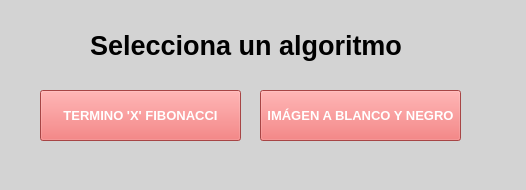
<?xml version="1.0" encoding="UTF-8"?>
<ui version="4.0">
 <class>MainWindow</class>
 <widget class="QMainWindow" name="MainWindow">
  <property name="geometry">
   <rect>
    <x>0</x>
    <y>0</y>
    <width>526</width>
    <height>190</height>
   </rect>
  </property>
  <property name="palette">
   <palette>
    <active>
     <colorrole role="Button">
      <brush brushstyle="SolidPattern">
       <color alpha="255">
        <red>211</red>
        <green>211</green>
        <blue>211</blue>
       </color>
      </brush>
     </colorrole>
     <colorrole role="Base">
      <brush brushstyle="SolidPattern">
       <color alpha="255">
        <red>211</red>
        <green>211</green>
        <blue>211</blue>
       </color>
      </brush>
     </colorrole>
     <colorrole role="Window">
      <brush brushstyle="SolidPattern">
       <color alpha="255">
        <red>211</red>
        <green>211</green>
        <blue>211</blue>
       </color>
      </brush>
     </colorrole>
    </active>
    <inactive>
     <colorrole role="Button">
      <brush brushstyle="SolidPattern">
       <color alpha="255">
        <red>211</red>
        <green>211</green>
        <blue>211</blue>
       </color>
      </brush>
     </colorrole>
     <colorrole role="Base">
      <brush brushstyle="SolidPattern">
       <color alpha="255">
        <red>211</red>
        <green>211</green>
        <blue>211</blue>
       </color>
      </brush>
     </colorrole>
     <colorrole role="Window">
      <brush brushstyle="SolidPattern">
       <color alpha="255">
        <red>211</red>
        <green>211</green>
        <blue>211</blue>
       </color>
      </brush>
     </colorrole>
    </inactive>
    <disabled>
     <colorrole role="Button">
      <brush brushstyle="SolidPattern">
       <color alpha="255">
        <red>211</red>
        <green>211</green>
        <blue>211</blue>
       </color>
      </brush>
     </colorrole>
     <colorrole role="Base">
      <brush brushstyle="SolidPattern">
       <color alpha="255">
        <red>211</red>
        <green>211</green>
        <blue>211</blue>
       </color>
      </brush>
     </colorrole>
     <colorrole role="Window">
      <brush brushstyle="SolidPattern">
       <color alpha="255">
        <red>211</red>
        <green>211</green>
        <blue>211</blue>
       </color>
      </brush>
     </colorrole>
    </disabled>
   </palette>
  </property>
  <property name="windowTitle">
   <string>Banco de pruebas</string>
  </property>
  <property name="windowIcon">
   <iconset resource="icon.qrc">
    <normaloff>:/icon.png</normaloff>:/icon.png</iconset>
  </property>
  <property name="styleSheet">
   <string notr="true">background-color:rgb(211, 211, 211);
</string>
  </property>
  <widget class="QWidget" name="centralwidget">
   <widget class="QPushButton" name="botonAlgoritmo1">
    <property name="geometry">
     <rect>
      <x>40</x>
      <y>90</y>
      <width>201</width>
      <height>51</height>
     </rect>
    </property>
    <property name="font">
     <font>
      <pointsize>10</pointsize>
      <weight>75</weight>
      <bold>true</bold>
     </font>
    </property>
    <property name="autoFillBackground">
     <bool>false</bool>
    </property>
    <property name="styleSheet">
     <string notr="true">background-color:rgb(234, 96, 96);
color: rgb(255, 255, 255);
border-color: rgb(234, 96, 96);


</string>
    </property>
    <property name="text">
     <string>TERMINO 'X' FIBONACCI</string>
    </property>
   </widget>
   <widget class="QPushButton" name="botonAlgoritmo2">
    <property name="geometry">
     <rect>
      <x>260</x>
      <y>90</y>
      <width>201</width>
      <height>51</height>
     </rect>
    </property>
    <property name="font">
     <font>
      <pointsize>10</pointsize>
      <weight>75</weight>
      <bold>true</bold>
     </font>
    </property>
    <property name="autoFillBackground">
     <bool>false</bool>
    </property>
    <property name="styleSheet">
     <string notr="true">background-color:rgb(234, 96, 96);
color: rgb(255, 255, 255);
border-color: rgb(234, 96, 96);

</string>
    </property>
    <property name="text">
     <string>IMÁGEN A BLANCO Y NEGRO</string>
    </property>
   </widget>
   <widget class="QLabel" name="Titulo">
    <property name="geometry">
     <rect>
      <x>90</x>
      <y>30</y>
      <width>331</width>
      <height>31</height>
     </rect>
    </property>
    <property name="font">
     <font>
      <pointsize>20</pointsize>
      <weight>75</weight>
      <bold>true</bold>
     </font>
    </property>
    <property name="text">
     <string>Selecciona un algoritmo</string>
    </property>
   </widget>
  </widget>
  <widget class="QStatusBar" name="statusbar"/>
 </widget>
 <resources>
  <include location="icon.qrc"/>
 </resources>
 <connections/>
</ui>
